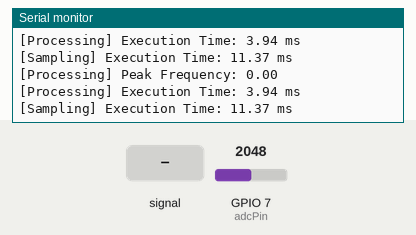
Recording of a sketch running on a simulated ESP32. Parts: the last lines printed to the serial monitor. Inputs (shaded band) come from the test bench; at power-on: GPIO 7 (adcPin) = 2048 (analog values on the 0–4095 scale).

Above: at 1.2 s.
1.3 s: GPIO 7 (adcPin) fed a 200 Hz sine of ±327 counts around its level
At 1.48 s:
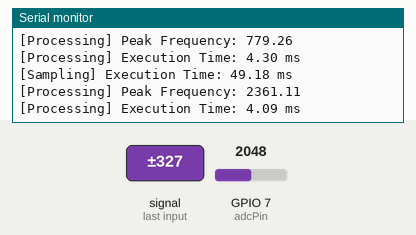
2.8 s: GPIO 7 (adcPin) set to 2866
At 3.9 s:
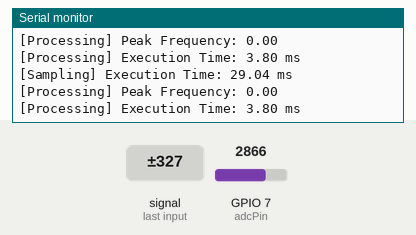
4.3 s: GPIO 7 (adcPin) set to 3603
At 4.8 s:
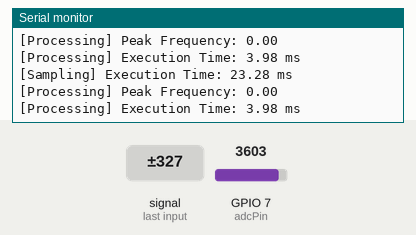
Timing chart, 0 to 7.3 s (numbered marks = the images above; inputs shaded):
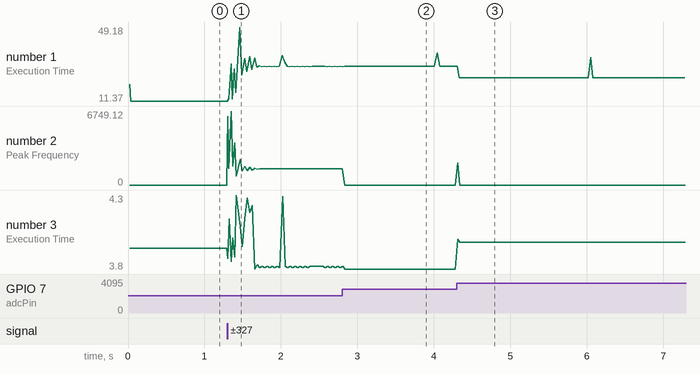

The sketch:

Adaptive_Sampling.ino
```cpp
#include <Arduino.h>
#include "arduinoFFT.h"

const int adcPin = 7;
const uint16_t samples = 64;               // Must be a power of 2

// Initial Sampling Frequency (16 kHz) - oversampling at start
double samplingFrequency = 16000.0;

// FFT Object
double vReal[samples];
double vImag[samples];
ArduinoFFT<double> FFT(vReal, vImag, samples, samplingFrequency);

// Task Handles
TaskHandle_t SamplingTaskHandle = NULL;
TaskHandle_t ProcessingTaskHandle = NULL;
TaskHandle_t MonitorTaskHandle = NULL;

void setup()
{
    Serial.begin(115200);
    Serial.println("Starting Adaptive Sampling with FreeRTOS...");

    analogReadResolution(10);
    analogSetAttenuation(ADC_11db);

    xTaskCreatePinnedToCore(SamplingTask, "SamplingTask", 4096, NULL, 1, &SamplingTaskHandle, 0);
    xTaskCreatePinnedToCore(ProcessingTask, "ProcessingTask", 4096, NULL, 2, &ProcessingTaskHandle, 1);
    xTaskCreatePinnedToCore(MonitorTask, "MonitorTask", 4096, NULL, 1, &MonitorTaskHandle, 1);
}

void SamplingTask(void *parameter)
{
    while (1)
    {
        uint32_t startTime = micros();

        for (int i = 0; i < samples; i++)
       {
            vReal[i] = analogRead(adcPin);
            vImag[i] = 0.0;  // No imaginary component

            // Delay based on adaptive frequency
            delayMicroseconds(1000000 / samplingFrequency);
        }

        uint32_t elapsedTime = micros() - startTime;
        Serial.print("[Sampling] Execution Time: ");
        Serial.print(elapsedTime / 1000.0);
        Serial.println(" ms");

        // Notify FFT task that data is ready
        xTaskNotifyGive(ProcessingTaskHandle);

        vTaskDelay(1);  // Prevent watchdog reset
    }
}

void ProcessingTask(void *parameter)
{
    while (1)
    {
        // Wait until data is available
        ulTaskNotifyTake(pdTRUE, portMAX_DELAY);

        uint32_t startTime = micros();

        // Compute FFT - needed preprocessing -> get sliding window -> go to frequency domain -> numbers to signal power of each frequency f
        FFT.windowing(FFT_WIN_TYP_HAMMING, FFT_FORWARD);
        FFT.compute(FFT_FORWARD);
        FFT.complexToMagnitude();

        // Get max f
        double peakFrequency = FFT.majorPeak();
        Serial.print("[Processing] Peak Frequency: ");
        Serial.println(peakFrequency, 2);
        if (peakFrequency > 0)
        {
            double newSamplingFreq = 2 * peakFrequency;

            // Constrain within limits (10 hz, max frequency found in other assignment)
            samplingFrequency = constrain(newSamplingFreq, 10.0, 33000.0);
        }

        uint32_t elapsedTime = micros() - startTime;
        Serial.print("[Processing] Execution Time: ");
        Serial.print(elapsedTime / 1000.0);
        Serial.println(" ms");

        vTaskDelay(1);  // Prevent watchdog reset - happening once per second without
    }
}

void MonitorTask(void *parameter)
{
    while (1)
    {
        UBaseType_t uxHighWaterMark = uxTaskGetStackHighWaterMark(NULL);
        uint32_t freeHeap = esp_get_free_heap_size();

        Serial.println("------ Performance Metrics ------");
        Serial.print("Free Heap Memory: ");
        Serial.print(freeHeap);
        Serial.println(" bytes");

        Serial.print("Sampling Frequency: ");
        Serial.print(samplingFrequency);
        Serial.println(" Hz");

        Serial.print("Task Stack High Water Mark: ");
        Serial.println(uxHighWaterMark);

        vTaskDelay(2000 / portTICK_PERIOD_MS);  // Monitor every 2s
    }
}

void loop()
{
    // Nothing here again
}
```

Measured:
- after the input at 1.3 s, the serial monitor: prints a new line at once (image 1)
- plotted number 1: 11.37 → 29.1 after the input at 1.3 s
- plotted number 2: 0 → 1482.44 after the input at 1.3 s
- plotted number 3: 3.94 → 3.81 after the input at 1.3 s
